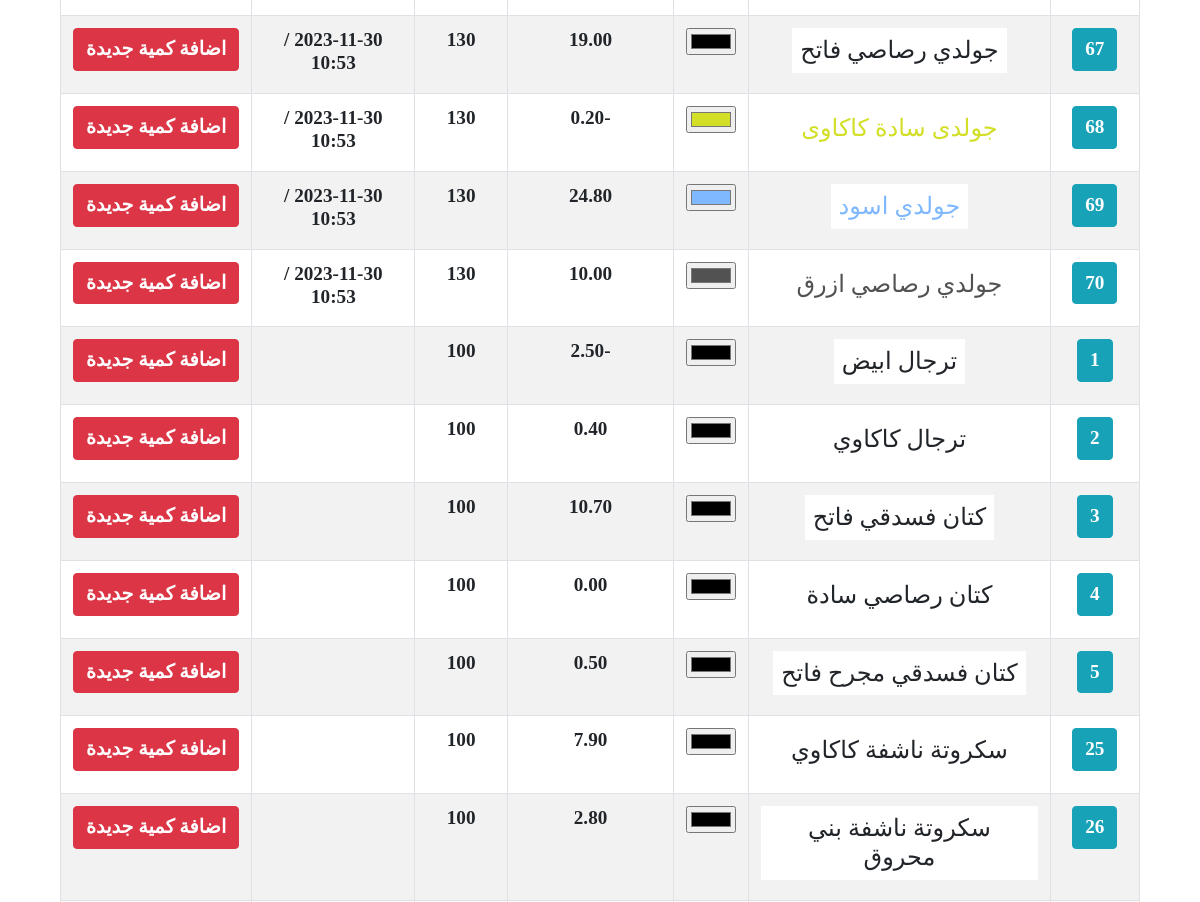
/storge/ (middle part), run on an earlier commit of the app's database.
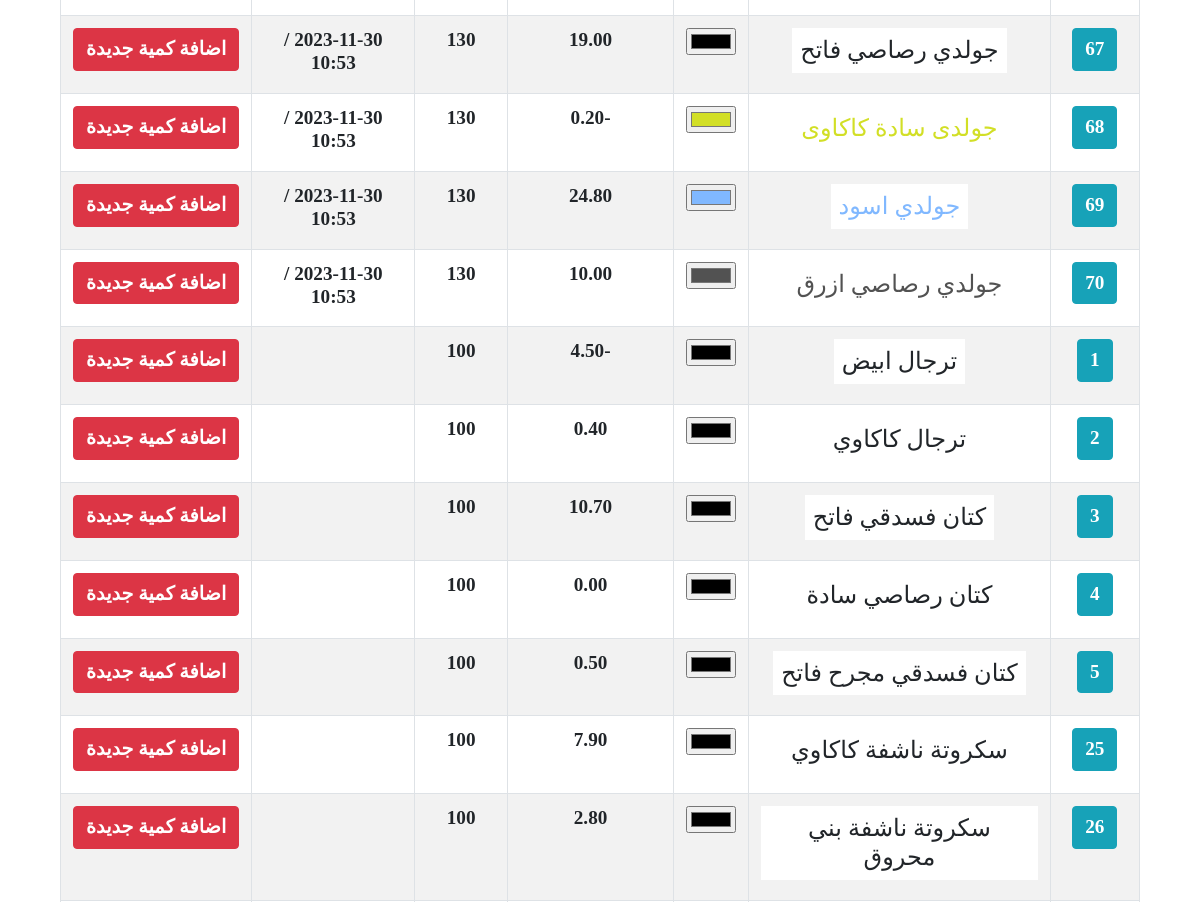
And on a later commit of the database.
### storge/models.py (models this page shows, shortened)
class Cloth(TimeStampMixin, models.Model):
    name       = models.CharField(max_length=50, null=True, blank=True, verbose_name="اسم القماش")
    amount     = models.DecimalField(max_digits=9,decimal_places=2, null=True, blank=True, verbose_name="الكمية")
    price      = models.CharField(max_length=5, null=True, blank=True, verbose_name="سعر المتر")
    classs     = models.ForeignKey('Classs', on_delete=models.CASCADE, null=True, blank=True, verbose_name="التصنيف")
    typee      = models.CharField(max_length=50, null=True, blank=True, db_index=True,verbose_name="النوع")
    color      = ColorField(verbose_name="لون القماش", null=True, blank=True)
    history    = HistoricalRecords()

### client/models.py (models this page shows)
class TimeStampMixin(models.Model):
    created_at      = models.DateTimeField(auto_now_add=True,null=True)
    updated_at      = models.DateTimeField(auto_now=True,null=True)
    is_deleted      = models.BooleanField(default=False)

### storge/views.py (the view)
# urls.py: path('', clothListView.as_view(), name="list"),
class clothListView(ListView):
    model = Cloth
    template_name = 'storge/cloth_list.html'
    context_object_name = 'cloths'
    def get_queryset(self):
        queryset = super().get_queryset()
        search_query = self.request.GET.get('q')
        if search_query:
            queryset = queryset.filter(
                Q(name__icontains=search_query)
            )
        queryset = queryset.order_by('-created_at')
        return queryset

### storge/templates/storge/cloth_list.html (shortened to what this page needs)
{% extends "homee/index.html" %}
{% block content %}
<div class="container-fluid">
    <div class="row">
        <div class="col-12 mb-5" style="padding-top:6rem">
            <table class="table text-center table-striped table-hover table-bordered w-100 h3" id="" style="">
                <tbody>
                    {% for cloth in cloths %}
                        <tr class="p-4">
                            <td>
                                <a class="btn btn-info text-white"href="#">{{ cloth.id }}</a>
                            </td>
                            <td style="color: {{ cloth.color }}"><p class="d-inline-block bg-white h4 p-2">{{ cloth.name }}</p></td>
                            <td><input type="color" value="{{ cloth.color }}"></td>
                            <td>{{ cloth.amount }}</td>
                            <td>{{ cloth.price }}</td>
                            <td>{{ cloth.created_at|date:"Y-m-d / h:i" }}</td>
                            <td><a class="btn btn-danger" href="{% url "cloth:edit" cloth.id %}">اضافة كمية جديدة</a></td>
                        </tr>
                    {% empty %}
                        <li>No client found.</li>
                    {% endfor %}
                </tbody>
            </table>
        </div>
    </div>
</div>
{% endblock %}

What changed in the data, as far as the page shows it:
changed Cloth "ترجال ابيض": amount "-2.50" → "-4.50"
